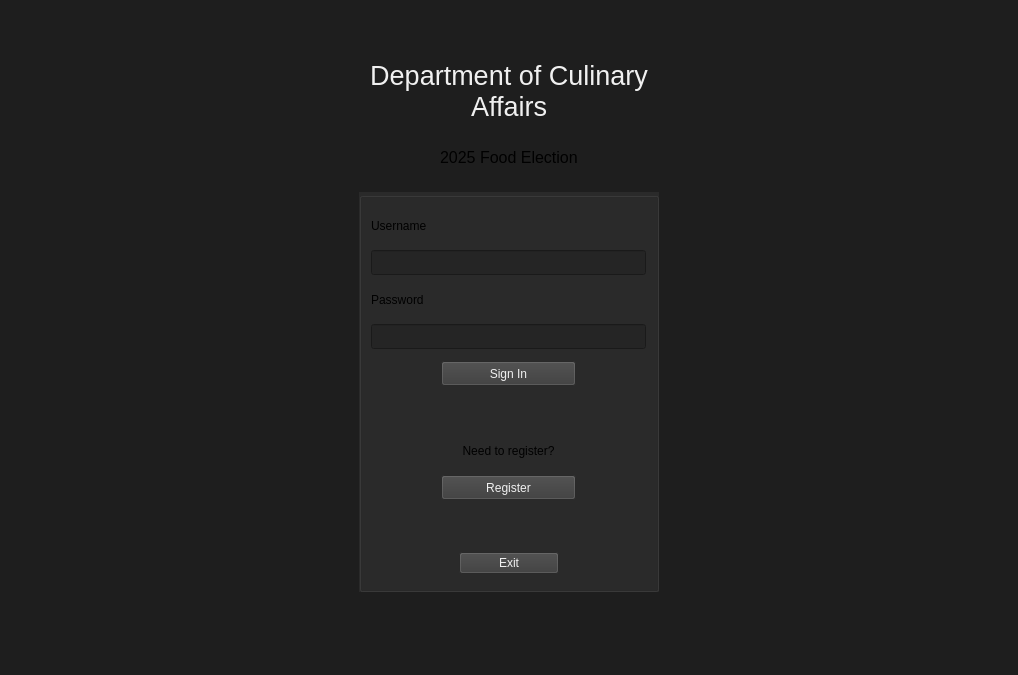
<?xml version="1.0" encoding="UTF-8"?>
<ui version="4.0">
 <class>SignInScreen</class>
 <widget class="QMainWindow" name="SignInScreen">
  <property name="geometry">
   <rect>
    <x>0</x>
    <y>0</y>
    <width>1018</width>
    <height>675</height>
   </rect>
  </property>
  <property name="windowTitle">
   <string>SignInScreen</string>
  </property>
  <property name="styleSheet">
   <string notr="true">background-color: rgb(30, 30, 30);</string>
  </property>
  <widget class="QWidget" name="centralwidget">
   <layout class="QGridLayout" name="gridLayout">
    <item row="0" column="2">
     <spacer name="verticalSpacer">
      <property name="orientation">
       <enum>Qt::Orientation::Vertical</enum>
      </property>
      <property name="sizeType">
       <enum>QSizePolicy::Policy::Preferred</enum>
      </property>
      <property name="sizeHint" stdset="0">
       <size>
        <width>20</width>
        <height>40</height>
       </size>
      </property>
     </spacer>
    </item>
    <item row="1" column="2" rowspan="2">
     <widget class="QWidget" name="widget" native="true">
      <property name="minimumSize">
       <size>
        <width>350</width>
        <height>550</height>
       </size>
      </property>
      <property name="maximumSize">
       <size>
        <width>350</width>
        <height>550</height>
       </size>
      </property>
      <layout class="QGridLayout" name="gridLayout_2">
       <item row="0" column="0">
        <widget class="QLabel" name="label_2">
         <property name="minimumSize">
          <size>
           <width>300</width>
           <height>0</height>
          </size>
         </property>
         <property name="maximumSize">
          <size>
           <width>300</width>
           <height>16777215</height>
          </size>
         </property>
         <property name="font">
          <font>
           <pointsize>20</pointsize>
          </font>
         </property>
         <property name="styleSheet">
          <string notr="true">color: #f0f0f0</string>
         </property>
         <property name="text">
          <string>Department of Culinary Affairs</string>
         </property>
         <property name="alignment">
          <set>Qt::AlignmentFlag::AlignCenter</set>
         </property>
         <property name="wordWrap">
          <bool>true</bool>
         </property>
        </widget>
       </item>
       <item row="2" column="0">
        <widget class="QGroupBox" name="groupBox">
         <property name="sizePolicy">
          <sizepolicy hsizetype="Preferred" vsizetype="Preferred">
           <horstretch>0</horstretch>
           <verstretch>0</verstretch>
          </sizepolicy>
         </property>
         <property name="minimumSize">
          <size>
           <width>300</width>
           <height>400</height>
          </size>
         </property>
         <property name="maximumSize">
          <size>
           <width>300</width>
           <height>400</height>
          </size>
         </property>
         <property name="styleSheet">
          <string notr="true">QGroupBox {
        background-color: rgb(42, 42, 42); /* group box color */
    }
    QGroupBox::title {
        subcontrol-origin: margin;
        subcontrol-position: top left;
    }</string>
         </property>
         <property name="title">
          <string/>
         </property>
         <layout class="QVBoxLayout" name="verticalLayout">
          <item>
           <widget class="QLabel" name="labelUsername">
            <property name="minimumSize">
             <size>
              <width>70</width>
              <height>25</height>
             </size>
            </property>
            <property name="maximumSize">
             <size>
              <width>70</width>
              <height>25</height>
             </size>
            </property>
            <property name="styleSheet">
             <string notr="true">background-color: rgb(42, 42, 42);</string>
            </property>
            <property name="text">
             <string>Username</string>
            </property>
           </widget>
          </item>
          <item alignment="Qt::AlignmentFlag::AlignHCenter">
           <widget class="QLineEdit" name="lineUsername">
            <property name="sizePolicy">
             <sizepolicy hsizetype="Preferred" vsizetype="Fixed">
              <horstretch>0</horstretch>
              <verstretch>0</verstretch>
             </sizepolicy>
            </property>
            <property name="minimumSize">
             <size>
              <width>275</width>
              <height>25</height>
             </size>
            </property>
            <property name="maximumSize">
             <size>
              <width>275</width>
              <height>25</height>
             </size>
            </property>
            <property name="styleSheet">
             <string notr="true">color: #f0f0f0;
background-color: #252525;</string>
            </property>
           </widget>
          </item>
          <item>
           <widget class="QLabel" name="labelPassword">
            <property name="minimumSize">
             <size>
              <width>70</width>
              <height>25</height>
             </size>
            </property>
            <property name="maximumSize">
             <size>
              <width>70</width>
              <height>25</height>
             </size>
            </property>
            <property name="styleSheet">
             <string notr="true">background-color: rgb(42, 42, 42);</string>
            </property>
            <property name="text">
             <string>Password</string>
            </property>
           </widget>
          </item>
          <item alignment="Qt::AlignmentFlag::AlignHCenter">
           <widget class="QLineEdit" name="linePassword">
            <property name="sizePolicy">
             <sizepolicy hsizetype="Preferred" vsizetype="Fixed">
              <horstretch>0</horstretch>
              <verstretch>0</verstretch>
             </sizepolicy>
            </property>
            <property name="minimumSize">
             <size>
              <width>275</width>
              <height>25</height>
             </size>
            </property>
            <property name="maximumSize">
             <size>
              <width>275</width>
              <height>25</height>
             </size>
            </property>
            <property name="styleSheet">
             <string notr="true">color: #f0f0f0;
background-color: #252525;
</string>
            </property>
            <property name="echoMode">
             <enum>QLineEdit::EchoMode::Password</enum>
            </property>
            <property name="clearButtonEnabled">
             <bool>false</bool>
            </property>
           </widget>
          </item>
          <item alignment="Qt::AlignmentFlag::AlignHCenter">
           <widget class="QPushButton" name="buttonSignIn">
            <property name="sizePolicy">
             <sizepolicy hsizetype="Preferred" vsizetype="Fixed">
              <horstretch>0</horstretch>
              <verstretch>0</verstretch>
             </sizepolicy>
            </property>
            <property name="minimumSize">
             <size>
              <width>135</width>
              <height>25</height>
             </size>
            </property>
            <property name="maximumSize">
             <size>
              <width>135</width>
              <height>25</height>
             </size>
            </property>
            <property name="styleSheet">
             <string notr="true">QPushButton {
	color: #f0f0f0;
	background-color: #3a3a3a;
}
QPushButton:hover {
	background-color: 4a4a4a;
}</string>
            </property>
            <property name="text">
             <string>Sign In</string>
            </property>
           </widget>
          </item>
          <item>
           <spacer name="verticalSpacer_2">
            <property name="orientation">
             <enum>Qt::Orientation::Vertical</enum>
            </property>
            <property name="sizeType">
             <enum>QSizePolicy::Policy::Preferred</enum>
            </property>
            <property name="sizeHint" stdset="0">
             <size>
              <width>20</width>
              <height>40</height>
             </size>
            </property>
           </spacer>
          </item>
          <item alignment="Qt::AlignmentFlag::AlignHCenter">
           <widget class="QLabel" name="labelRegister">
            <property name="minimumSize">
             <size>
              <width>135</width>
              <height>25</height>
             </size>
            </property>
            <property name="maximumSize">
             <size>
              <width>135</width>
              <height>25</height>
             </size>
            </property>
            <property name="styleSheet">
             <string notr="true">background-color: rgb(42, 42, 42);</string>
            </property>
            <property name="text">
             <string>Need to register?</string>
            </property>
            <property name="alignment">
             <set>Qt::AlignmentFlag::AlignCenter</set>
            </property>
           </widget>
          </item>
          <item alignment="Qt::AlignmentFlag::AlignHCenter">
           <widget class="QPushButton" name="buttonRegister">
            <property name="sizePolicy">
             <sizepolicy hsizetype="Preferred" vsizetype="Preferred">
              <horstretch>0</horstretch>
              <verstretch>0</verstretch>
             </sizepolicy>
            </property>
            <property name="minimumSize">
             <size>
              <width>135</width>
              <height>25</height>
             </size>
            </property>
            <property name="maximumSize">
             <size>
              <width>135</width>
              <height>25</height>
             </size>
            </property>
            <property name="styleSheet">
             <string notr="true">QPushButton {
	color: #f0f0f0;
	background-color: #3a3a3a;
}
QPushButton:hover {
	background-color: 4a4a4a;
}</string>
            </property>
            <property name="text">
             <string>Register</string>
            </property>
           </widget>
          </item>
          <item>
           <spacer name="verticalSpacer_3">
            <property name="orientation">
             <enum>Qt::Orientation::Vertical</enum>
            </property>
            <property name="sizeType">
             <enum>QSizePolicy::Policy::Preferred</enum>
            </property>
            <property name="sizeHint" stdset="0">
             <size>
              <width>20</width>
              <height>40</height>
             </size>
            </property>
           </spacer>
          </item>
          <item alignment="Qt::AlignmentFlag::AlignHCenter">
           <widget class="QPushButton" name="buttonExit">
            <property name="minimumSize">
             <size>
              <width>100</width>
              <height>0</height>
             </size>
            </property>
            <property name="maximumSize">
             <size>
              <width>100</width>
              <height>16777215</height>
             </size>
            </property>
            <property name="styleSheet">
             <string notr="true">QPushButton {
	color: #f0f0f0;
	background-color: #3a3a3a;
}
QPushButton:hover {
	background-color: 4a4a4a;
}</string>
            </property>
            <property name="text">
             <string>Exit</string>
            </property>
           </widget>
          </item>
         </layout>
        </widget>
       </item>
       <item row="1" column="0" alignment="Qt::AlignmentFlag::AlignHCenter">
        <widget class="QLabel" name="label">
         <property name="font">
          <font>
           <pointsize>12</pointsize>
          </font>
         </property>
         <property name="text">
          <string>2025 Food Election</string>
         </property>
        </widget>
       </item>
      </layout>
     </widget>
    </item>
    <item row="3" column="2">
     <spacer name="verticalSpacer_4">
      <property name="orientation">
       <enum>Qt::Orientation::Vertical</enum>
      </property>
      <property name="sizeType">
       <enum>QSizePolicy::Policy::Preferred</enum>
      </property>
      <property name="sizeHint" stdset="0">
       <size>
        <width>20</width>
        <height>40</height>
       </size>
      </property>
     </spacer>
    </item>
    <item row="2" column="3">
     <spacer name="horizontalSpacer_2">
      <property name="orientation">
       <enum>Qt::Orientation::Horizontal</enum>
      </property>
      <property name="sizeType">
       <enum>QSizePolicy::Policy::Preferred</enum>
      </property>
      <property name="sizeHint" stdset="0">
       <size>
        <width>40</width>
        <height>20</height>
       </size>
      </property>
     </spacer>
    </item>
    <item row="2" column="0">
     <spacer name="horizontalSpacer">
      <property name="orientation">
       <enum>Qt::Orientation::Horizontal</enum>
      </property>
      <property name="sizeType">
       <enum>QSizePolicy::Policy::Preferred</enum>
      </property>
      <property name="sizeHint" stdset="0">
       <size>
        <width>40</width>
        <height>20</height>
       </size>
      </property>
     </spacer>
    </item>
   </layout>
  </widget>
  <widget class="QMenuBar" name="menubar">
   <property name="geometry">
    <rect>
     <x>0</x>
     <y>0</y>
     <width>1018</width>
     <height>25</height>
    </rect>
   </property>
  </widget>
  <widget class="QStatusBar" name="statusbar"/>
 </widget>
 <resources/>
 <connections/>
</ui>
